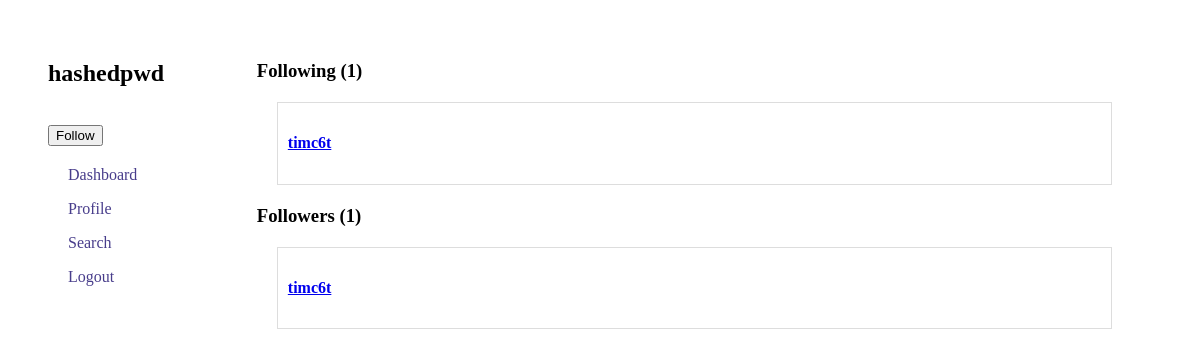
Before: /follows.php (signed in) with the older database file.
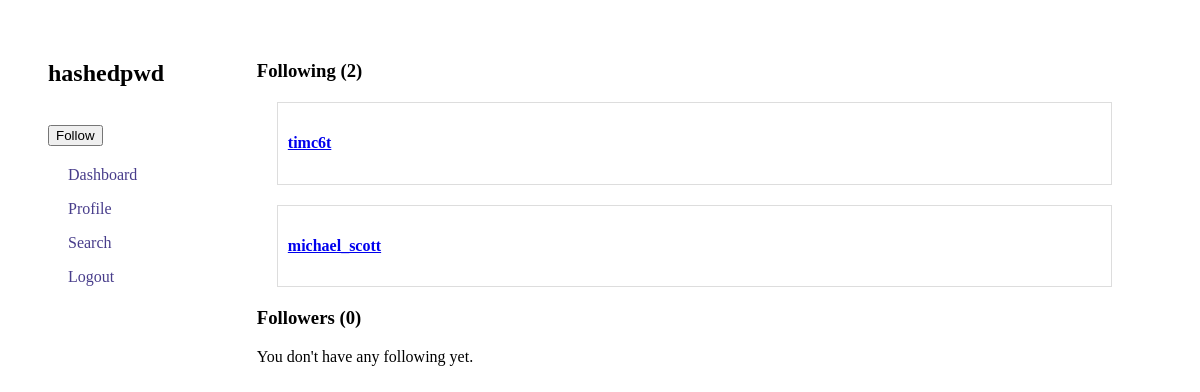
After: the same page with the newer database file.
### tables this page shows
CREATE TABLE `users` (
  `user_id` int(11) NOT NULL,
  `username` varchar(50) NOT NULL,
  `email` varchar(100) NOT NULL,
  `password` varchar(255) NOT NULL,
  `activation_key` varchar(100) DEFAULT NULL,
  `profile_image` varchar(255) NOT NULL,
  `is_activated` tinyint(1) DEFAULT 0,
  `created_at` timestamp NOT NULL DEFAULT current_timestamp()
);

### follows.php (the view, shortened to what the changed rows need)
<?php
require_once "config.php";
$user_id = isset($_GET['user_id']) ? $_GET['user_id'] : $_SESSION["user_id"];
$username = $profile_image = $profile_username = "";
$sql_profile = "SELECT username, profile_image FROM users WHERE user_id = ?";
if ($stmt_profile = mysqli_prepare($link, $sql_profile)) {
    mysqli_stmt_bind_param($stmt_profile, "i", $user_id);
    if (mysqli_stmt_execute($stmt_profile)) {
        mysqli_stmt_bind_result($stmt_profile, $profile_username, $profile_image);
    } else {
        $err = "Something went wrong.";
    }
} else {
    $err = "Something went wrong preparing your profile." . mysqli_error($link);
}
$following = getFollowing($link, $user_id);
$followers = getFollowers($link, $user_id);
function getFollowing($link, $user_id) {
    $following = [];
    $sql = "SELECT u.user_id, u.username, u.profile_image
            FROM follows f
            INNER JOIN users u ON f.following_id = u.user_id
            WHERE f.follower_id = ?";
    $stmt = mysqli_prepare($link, $sql);
    if ($stmt) {
        mysqli_stmt_bind_param($stmt, "i", $user_id);
        mysqli_stmt_execute($stmt);
        $result = mysqli_stmt_get_result($stmt);
        while ($row = mysqli_fetch_assoc($result)) {
            $following[] = $row;
        }
    }
    return $following;
}
function getFollowers($link, $user_id) {
    $followers = [];
    $sql = "SELECT u.user_id, u.username, u.profile_image
            FROM follows f
            INNER JOIN users u ON f.follower_id = u.user_id
            WHERE f.following_id = ?";
    $stmt = mysqli_prepare($link, $sql);
    if ($stmt) {
        mysqli_stmt_bind_param($stmt, "i", $user_id);
        mysqli_stmt_execute($stmt);
        $result = mysqli_stmt_get_result($stmt);
        while ($row = mysqli_fetch_assoc($result)) {
            $followers[] = $row;
        }
    }
    return $followers;
}
?>
<!DOCTYPE html>
<html lang="en">
<head>
    <link rel="stylesheet" href="styles.css">
</head>
<body>
    <div class="body">
        <div id="follows-navbar">
            <?php
                echo "<h2>$profile_username</h2><br>";
            ?>
        </div>
        <div id="follows">
            <div id="following">
                <?php
                    $following_count = count(getFollowing($link, $user_id));
                    echo "<h3>Following ($following_count)</h3>";
                    if (!empty($following)) {
                        foreach ($following as $followingUser) {
                            $following_user_id = $followingUser["user_id"];
                            $following_username = $followingUser["username"];
                            echo "<div style='border: 1px solid #ddd; padding: 10px; margin-bottom: 10px;'>";
                            echo "<h4><a href='profile.php?user_id=$following_user_id'>$following_username</a></h4>";
                            echo "</div>";
                        }
                    } else {
                        echo "<p>You are not following anyone yet.</p>";
                    }
                ?>
            </div>
            <div id="followers">
                <?php
                    $followers_count = count(getFollowers($link, $user_id));
                    echo "<h3>Followers ($followers_count)</h3>";
                    if (!empty($followers)) {
                        foreach ($followers as $followersUser) {
                            $followers_user_id = $followersUser["user_id"];
                            $followers_username = $followersUser["username"];
                            echo "<div style='border: 1px solid #ddd; padding: 10px; margin-bottom: 10px;'>";
                            echo "<h4><a href='profile.php?user_id=$followers_user_id'>$followers_username</a></h4>";
                            echo "</div>";
                        }
                    } else {
                        echo "<p>You don't have any following yet.</p>";
                    }
                ?>
            </div>
        </div>
    </div>
</body>
</html>

Changed rows visible on the page:
no longer on one of the page's lists (row unchanged): users: username "timc6t"
added users: username "michael_scott", shown under "Following (2)"
Other visible differences:
$following_count: "1" → "2"
$followers_count: "1" → "0"
text now shown: "You don't have any following yet."
